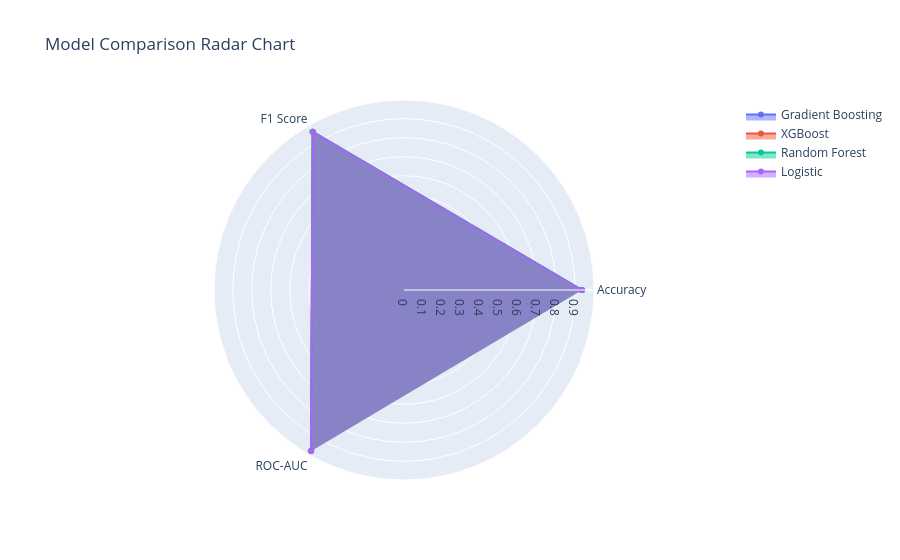

Write notebook code for a chart like this one.
### Markdown cell above
Radar Chart

### Code cell
import plotly.graph_objects as go

metrics = ["Accuracy", "F1 Score", "ROC-AUC"]

fig = go.Figure()

for i, row in results_df.iterrows():
    fig.add_trace(go.Scatterpolar(
        r=[row[m] for m in metrics],
        theta=metrics,
        fill='toself',
        name=row["Model"]
    ))

fig.update_layout(
    polar=dict(radialaxis=dict(visible=True)),
    title="Model Comparison Radar Chart"
)

fig.show()

### Figure 1 — Plotly figure (JSON) as saved in the notebook; plotly's stock layout.template omitted (floating-point values rounded to 4 significant figures)
{"data": [{"fill": "toself", "name": "Gradient Boosting", "r": [0.9364, 0.9606, 0.9738], "theta": ["Accuracy", "F1 Score", "ROC-AUC"], "type": "scatterpolar"}, {"fill": "toself", "name": "XGBoost", "r": [0.9347, 0.9599, 0.9767], "theta": ["Accuracy", "F1 Score", "ROC-AUC"], "type": "scatterpolar"}, {"fill": "toself", "name": "Random Forest", "r": [0.9349, 0.9598, 0.9773], "theta": ["Accuracy", "F1 Score", "ROC-AUC"], "type": "scatterpolar"}, {"fill": "toself", "name": "Logistic", "r": [0.9315, 0.9568, 0.9788], "theta": ["Accuracy", "F1 Score", "ROC-AUC"], "type": "scatterpolar"}], "layout": {"polar": {"radialaxis": {"visible": true}}, "title": {"text": "Model Comparison Radar Chart"}}}
